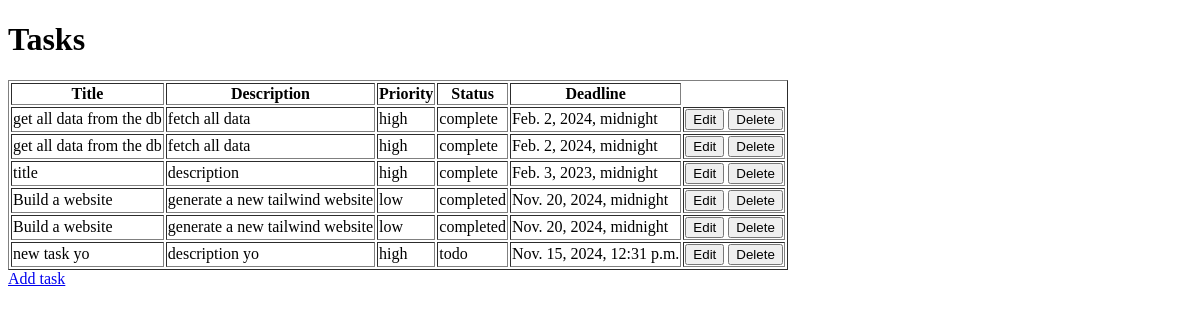
Before: / with the older database file.
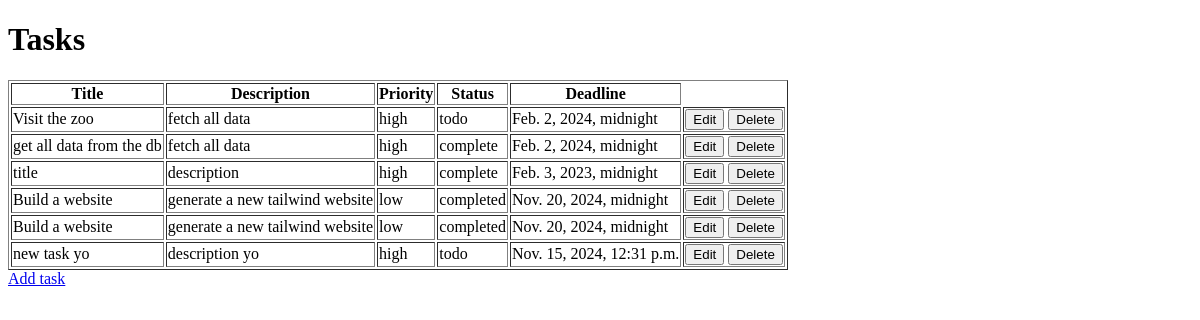
After: the same page with the newer database file.
### tasksapp/models.py (models this page shows, shortened)
class Task(models.Model):
    title = models.CharField(max_length=100)
    description = models.CharField(max_length=100)
    priority = models.CharField(max_length=100)
    status = models.CharField(max_length=100)
    deadline = models.DateTimeField()

### tasksapp/views.py (the view)
# urls.py: path("", views.home_view, name='home'),
def home_view(request):
    tasks = Task.objects.all()
    return render(request, 'taskapp/home.html', {'tasks': tasks})

### tasksapp/templates/taskapp/home.html (shortened to what this page needs)
<!DOCTYPE html>
<html lang="en">
<head>
</head>
<body>
    <h1>Tasks</h1>
    <table border="1">
        <thead>
            <tr>
                <th>Title</th>
                <th>Description</th>
                <th>Priority</th>
                <th>Status</th>
                <th>Deadline</th>
            </tr>
        </thead>
        <tbody>
            {% for task in tasks %}
            <tr>
                <td>{{task.title}}</td>
                <td>{{task.description}}</td>
                <td>{{task.priority}}</td>
                <td>{{task.status}}</td>
                <td>{{task.deadline}}</td>
                <td>
                    <a href="{% url 'update-task' task.id %}"><button>Edit</button></a>
                    <a href="{% url 'delete-task' task.id %}"
                        onclick="return confirm('Are you sure you want to delete this task?');">
                        <button type="button">Delete</button>
                    </a>
                </td>
            </tr>
            {% empty %}
            <tr>No tasks available</tr>
            {% endfor %}
        </tbody>
    </table>
    <a href="{% url 'add-task' %}">Add task</a>
</body>
</html>

Changed rows visible on the page:
changed Task: title "get all data from the db" → "Visit the zoo"; status "complete" → "todo"
